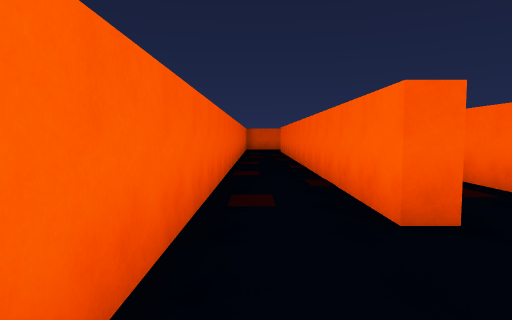
View 1 (above)

18 first-person views from a walk through a scene from a Unity 3-D project. The camera is 1.5 m above the floor, tilts 4° down and sees 75° across. The floor is counted in squares, 2 m on a side. Each view is taken from the middle of a square. On the plan, view 1 faces up. The plan holds only what a view shows up to about 11 squares ahead; the rest is blank. The player is left out.

View 2
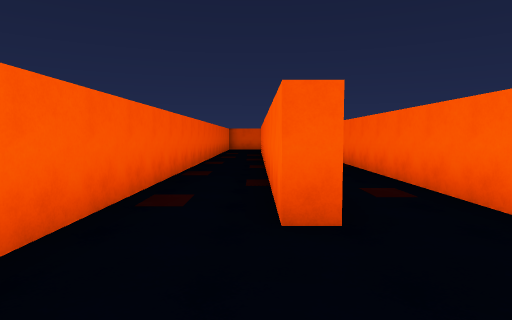

View 3
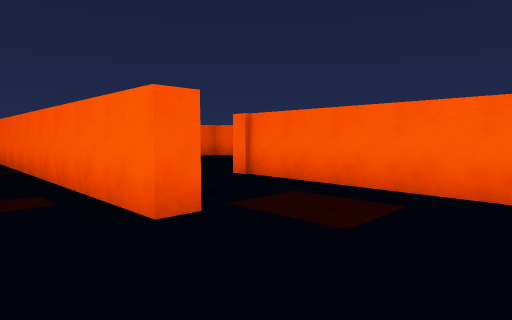

View 4
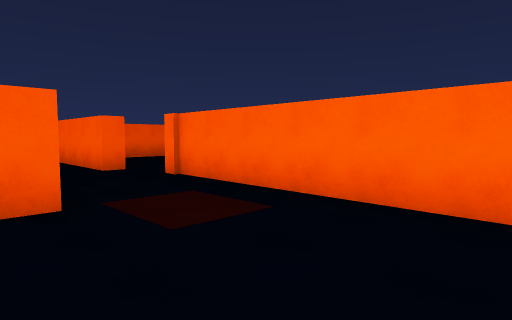

View 5
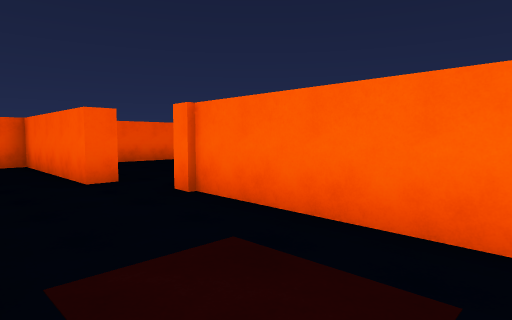

View 6
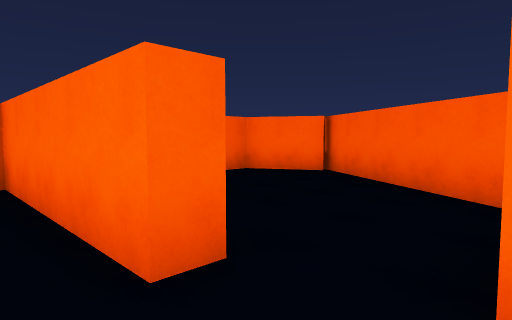

View 7
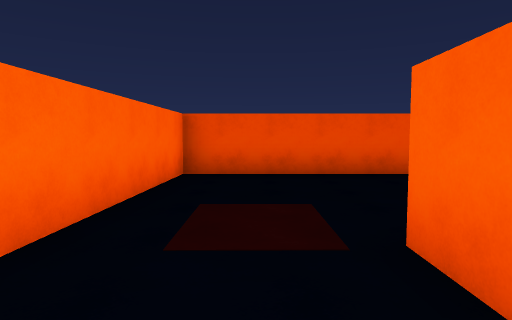

View 8
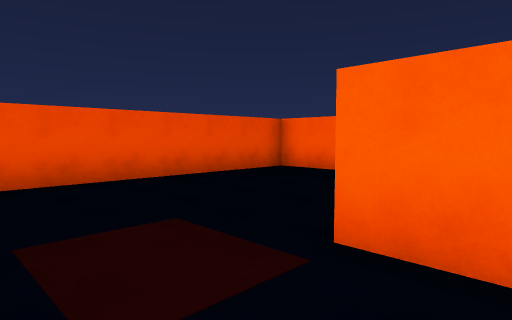

View 9
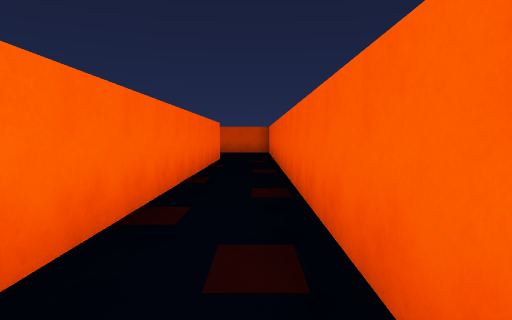

View 10
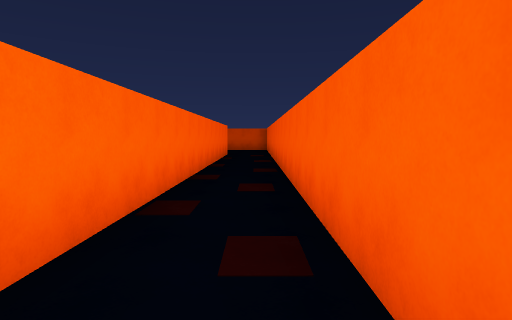

View 11
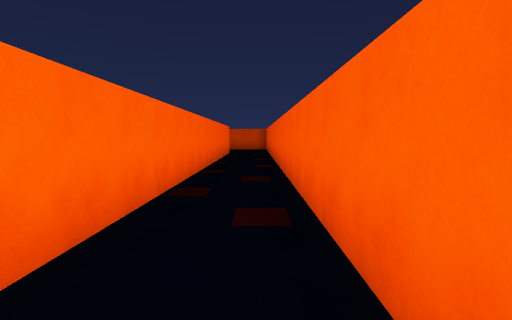

View 12
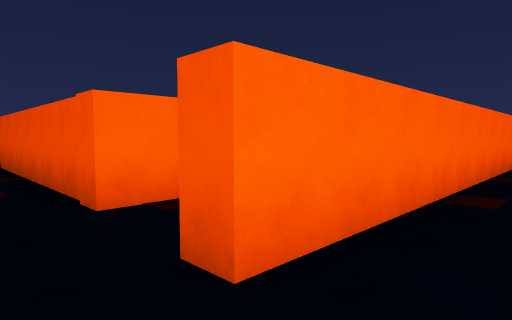

View 13
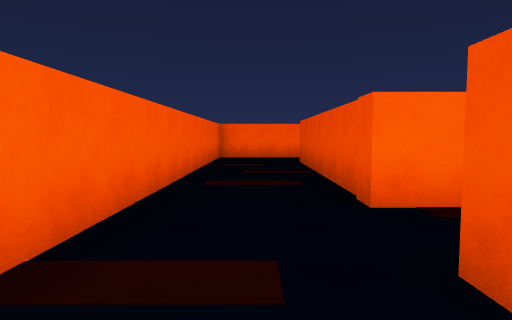

View 14
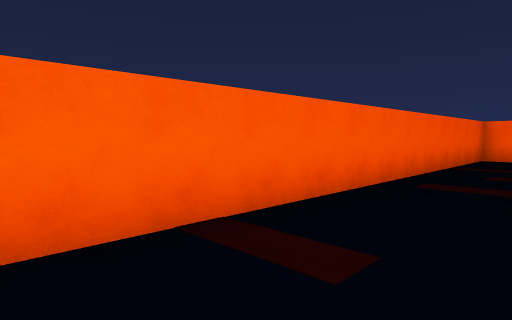

View 15
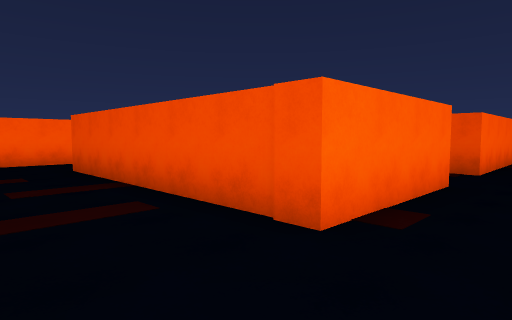

View 16
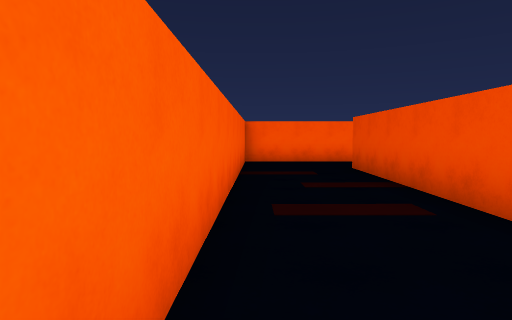

View 17
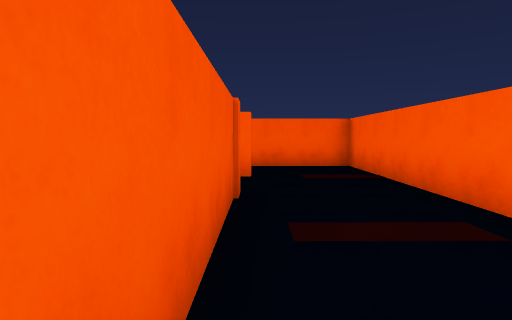

View 18
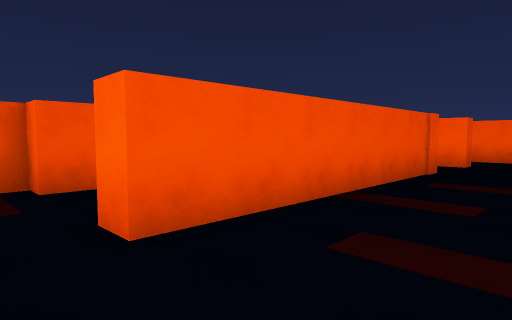

### Floor plan
Key: @ floor where view 1 was taken; # wall or solid block; . floor; = window, fence, low wall or low ledge; O other object.
Columns run from 1 left of view 1 to 12 right of it. Each row starts with its distance up from view 1.
 20  ============
 19 #  .        .#
 18 #.           #
 17 #.       .   #
 16 #  #O######  #
 15 #  # #
 14 #.   #    ##
 13 #  #       #
 12 #  #       #
 11 #  #  #######
 10 #  # # #    #
  9 #  # # #
  8 #  # # #    #
  7 #  # # #   ##
  6 #    #    .#
  5 #  # #. ####
  4 #  # # .#
  3 #  # #  #
  2 #       #
  1 #    .  #
  0 #@..    #
 -1 #   .   #
 -2 #########

Positions as (right, up) in squares from view 1, and headings:
1: (0, 0), facing up
2: (1, 0), facing up
3: (2, 0), facing up-right
4: (3, -1), facing up-right
5: (4, 1), facing up-right
6: (5, 5), facing up-right
7: (5, 5), facing down
8: (6, 4), facing down-left
9: (0, 14), facing down
10: (0, 17), facing down
11: (0, 18), facing down
12: (0, 18), facing down-right
13: (0, 18), facing right
14: (0, 17), facing up-right
15: (2, 19), facing down-right
16: (2, 19), facing right
17: (8, 17), facing left
18: (11, 19), facing down-left
